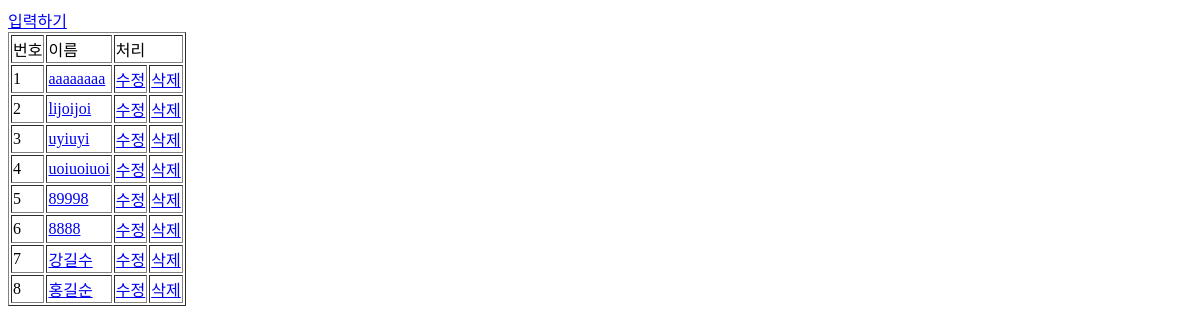
The page /kingchobo/ on the database as committed earlier.
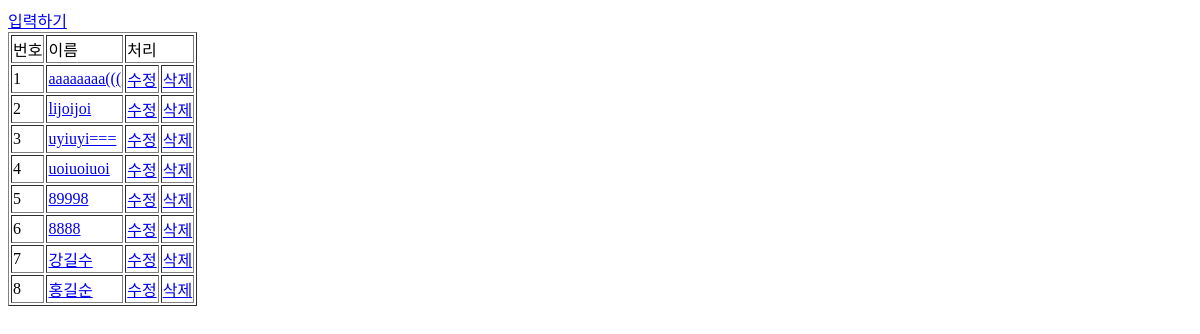
The same page on the database as committed later.
### kingchobo/models.py (models this page shows, shortened)
class Member(models.Model):
    name = models.CharField(max_length=50)
    email = models.CharField(max_length=100)
    profile = models.TextField()
    create_date = models.DateTimeField()

### kingchobo/views.py (the view)
# urls.py: path('', views.index, name='index'),
def index(request):
    member_list = Member.objects.order_by('-create_date')
    context = {'member_list' : member_list }
    return render(request, 'kingchobo/member_list.html', context)

### templates/kingchobo/member_list.html
<a href="{% url 'kingchobo:input' %}">입력하기</a>
{% if member_list %}
        {% for member in member_list %}
            {% if forloop.first %}
    <table border="1">
        <tr>
            <td>번호</td>
            <td>이름</td>
            <td colspan="2">처리</td>
        </tr>
            {% endif %}
        <tr>
            <td>{{ forloop.counter }}</td>
            <td><a href="{% url 'kingchobo:detail' member.id %}">{{ member.name }}</a></td>
            <td><a href="{% url 'kingchobo:editform' member.id %}">수정</a></td>
            <td><a href="{% url 'kingchobo:delete' member.id %}">삭제</a></td>
        </tr>
            {% if forloop.last %}
        </table>
            {% endif %}
        {% endfor %}
{% else %}
    <p>회원 데이터가 없습니다.</p>
{% endif %}

Rows that differ between the two databases and show on the page:
changed Member: name "aaaaaaaa" → "aaaaaaaa((("
changed Member: name "uyiuyi" → "uyiuyi==="
